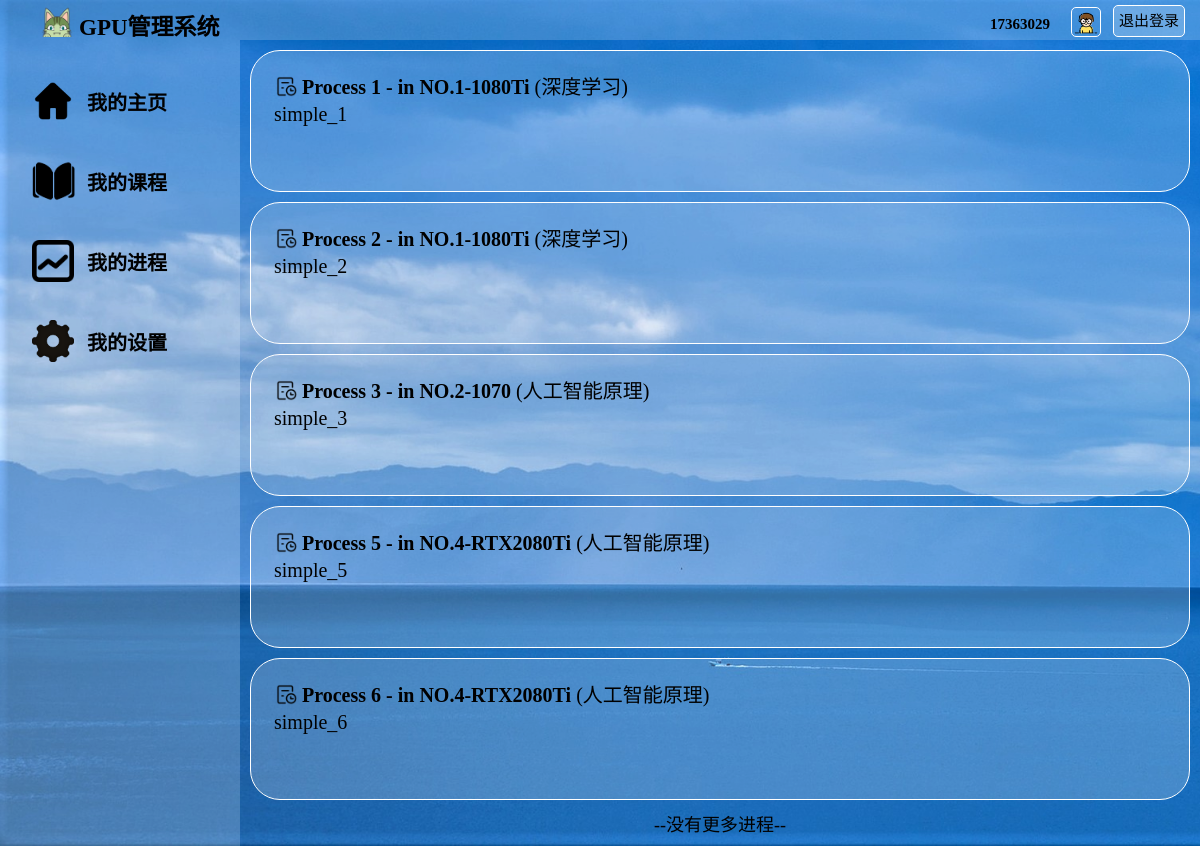
Page /process/ (signed in) on the committed database.
### watchlist/models.py (models this page shows, shortened)
class User(db.Model, UserMixin):
    __tablename__ = 'User'
    id = db.Column(db.Integer, primary_key=True)                        # id（主键）
    username = db.Column(db.String(20))                                 # 用户名
    password_hash = db.Column(db.String(128))                           # 用户密码
    identity = db.Column(db.String(128))                                # 身份：学生or老师
    pic_path = db.Column(db.String(128), default="/static/pic/1.jpg")   # 用户头像地址
    stu_id = db.Column(db.String(20), default="未填写")                  # 学生学号
    ingrade = db.Column(db.String(20), default="未填写")                 # 学生年级
    inclass = db.Column(db.String(20), default="未填写")                 # 学生年班级

class Process_stu(db.Model):
    __tablename__ = 'Process_stu'
    id = db.Column(db.Integer, primary_key=True)  # id（主键）
    user_name = db.Column(db.String(50), db.ForeignKey('User.username'))  # 存储用户名
    process_name = db.Column(db.String(50), db.ForeignKey('Process.name'))  # 程序的名称

class Process(db.Model):
    __tablename__ = 'Process'
    id = db.Column(db.Integer, primary_key=True)                    # id（主键）
    name = db.Column(db.String(50))                                 # 程序的名称
    info = db.Column(db.String(300))                                # 程序的信息
    state = db.Column(db.String(50))                                # 是否运行完成
    result = db.Column(db.String(1000))                             # 程序的结果
    code = db.Column(db.String(10000))                              # 存储代码，方便以后编辑代码
    course_name = db.Column(db.String(50), db.ForeignKey('Course.name'))  # 程序所属的课程
    gpu_name = db.Column(db.String(50), db.ForeignKey('GPU.name'))  # 程序在哪个gpu上跑的

### watchlist/views.py (the view)
@app.route('/process/', methods=['GET', 'POST'])
@login_required
def process():
    processes = Process.query.all()
    process_stus = Process_stu.query.filter_by(user_name=current_user.username).all()
    return render_template('process.html', processes=processes, process_stus=process_stus)

### watchlist/__init__.py (called while the page is built)
@login_manager.user_loader
def load_user(user_id):
    from watchlist.models import User
    user = User.query.get(int(user_id))
    return user

@app.context_processor
def inject_user():
    from watchlist.models import User
    user = User.query.first()
    return dict(user=user)

### watchlist/templates/process.html (shortened to what this page needs)
<!DOCTYPE html>
<html lang="en">
<head>
	<link rel="stylesheet" href="/static/style_student.css" />
</head>
<body>
	<div id="container">
		<div id="header" >
			<div id="logo">
	            <img src="/static/pic/logo.png" alt="">
	            <span>GPU管理系统</span>
	        </div>
			<div id="other">
				<form form method="POST" action="/logout/">
					<a id="login_out" href="/logout/" class="button">退出登录</a>
					<div id="user_img">
						<img src="{{ current_user.pic_path }}" alt="image">
					</div>
					<div id="user_name">
						<span>{{ current_user.username }}</span>
					</div>
				</form>
			</div>
		</div>
		<div id="main">
			<div id="aside">
				<br>
				<div id="Home Page">
					<div class="asidepic">
						<img src="/static/pic/home.png" alt="">
					</div>
					<div class="asidechoices">
						<a href="/index/">我的主页</a>
					</div>
				</div>
				<div id="My courses">
					<div class="asidepic">
						<img src="/static/pic/courses.png" alt="">
					</div>
					<div class="asidechoices">
						<a href="/my_courses/">我的课程</a>
					</div>
				</div>
				<div id="Process">
					<div class="asidepic">
						<img src="/static/pic/process.png" alt="">
					</div>
					<div class="asidechoices">
						<a href="/process/">我的进程</a>
					</div>
				</div>
				<div id="Settings">
					<div class="asidepic">
						<img src="/static/pic/settings.png" alt="">
					</div>
					<div class="asidechoices">
						<a href="/settings/">我的设置</a>
					</div>
				</div>
			</div>
			<div id="content">
				{% for p in processes %}
				{% for ps in process_stus %}
				{% if p['name'] in ps['process_name'] %}
				<div id="program1" class="program">
					<a href="/process/{{ p['id'] }}/">
						<div class="index_img">
							<img src="/static/pic/process_.png" alt="">
						</div>
						{{ p['name'] }} - in {{ p['gpu_name'] }}
						<span style="font-weight:normal;">({{ p['course_name'] }})</span>
					</a>
					<div class="programsum">
						<p>{{ p['info'] }}</p>
					</div>
				</div>
				{% endif %}
				{% endfor %}
				{% endfor %}
				<p class="index_box_no">--没有更多进程--</p>
			</div>
		</div>
	</div>
</body>
</html>

### watchlist/static/style_student.css (style rules this page uses)
* { margin: 0; padding: 0; font-family: "阿里巴巴普惠体", "微软雅黑"; color: black; }
html { height: 100%; background:url("pic/bg.gif") repeat-y; background-size: cover; }
#container { margin: 0; height: 100%; }
#header { height: 40px; width: 100%; position: fixed; z-index: 1000;left: 0; top: 0; }
#login_out { height: 30px; padding: 0 5px; margin:5px 15px 6px 2px; font-size:15px; line-height: 30px; float:right; background: rgba(255, 255, 255, 0.2); color:black; text-decoration: none; border:1px solid white; border-radius: 5px; }
#user_img { margin-top: 5px; margin-right: -40px padding-top: -50px; float: right; margin: 10px; height: 30px; width: 30px; }
#user_img img { margin-top:-15px; width: 95%; height:95%; border: 1px solid white; border-radius: 5px; }
#user_name { width: 80px; height: 88%; float: right; margin:1px -10px 1px 0; padding: 1px; color: black; text-align: right; }
#user_name span { font-size: 15px; font-weight: bold; }
#logo { height: 100%; width: 20%; float: left; background: rgba(255, 255, 255, 0.2); }
#logo img { float: left; margin-left: 40px; height: 85%; margin-top: 3px; }
#logo span { float: left; margin-left: 5px; margin-top: 8px; font-weight: bold; font-size: 23px; }
#other { height: 100%; width: 80%; float: left; background: rgba(255, 255, 255, 0.2); text-align: right; line-height: 40px; font-size: 20px; color: black; }
#other span { height: 80%; width: 20%; color: black; margin-right:20px; }
#main { height: auto; }
#aside { margin-top: 40px; float: left; width: 20%; height: 100%; background: rgba(255, 255, 255, 0.2); position: fixed; }
#aside div { height: 60px; margin: auto; text-align: left; margin-left: 5px; padding: 10px; }
#aside a { text-decoration: none; text-align: center; font-size: 20px; line-height: 50px; height: 60px; color: black; margin: 5px; padding: 2px; font-weight: bold; }
.asidepic { height: 80%; width: 25px; float: left; line-height: 100%; }
.asidepic img { height: 70%; margin: 2px; }
.asidechoices { height: 80%; float: left; margin:2px; padding: 2px; }
#content { float: right; width: 80%; height: 100%; overflow: auto; margin-top:40px; }
.index_img { height: 1.5em; float: left; line-height: 100%; }
.index_img img { height: 70%; margin: 5px; }
.index_box_no { font-size: 18px; margin: 10px; text-align: center }
.program { height: 100px; border: 1px solid white; background: rgba(255, 255, 255, 0.2); padding: 20px; margin: 10px; font-size: 20px; border-radius: 30px; color: black; }
.program a { text-decoration: none; font-size: 20px; height: 60px; color: black; font-weight: bold; }
.programsum { height: 90%; width: 100%; overflow: auto; margin: 3px; }

### rows in the picture
User: pic_path (picture), username "17363029"
Process: name "Process 1", gpu_name "NO.1-1080Ti", course_name "深度学习", info "simple_1"
Process: name "Process 2", gpu_name "NO.1-1080Ti", course_name "深度学习", info "simple_2"
Process: name "Process 3", gpu_name "NO.2-1070", course_name "人工智能原理", info "simple_3"
Process: name "Process 5", gpu_name "NO.4-RTX2080Ti", course_name "人工智能原理", info "simple_5"
Process: name "Process 6", gpu_name "NO.4-RTX2080Ti", course_name "人工智能原理", info "simple_6"
